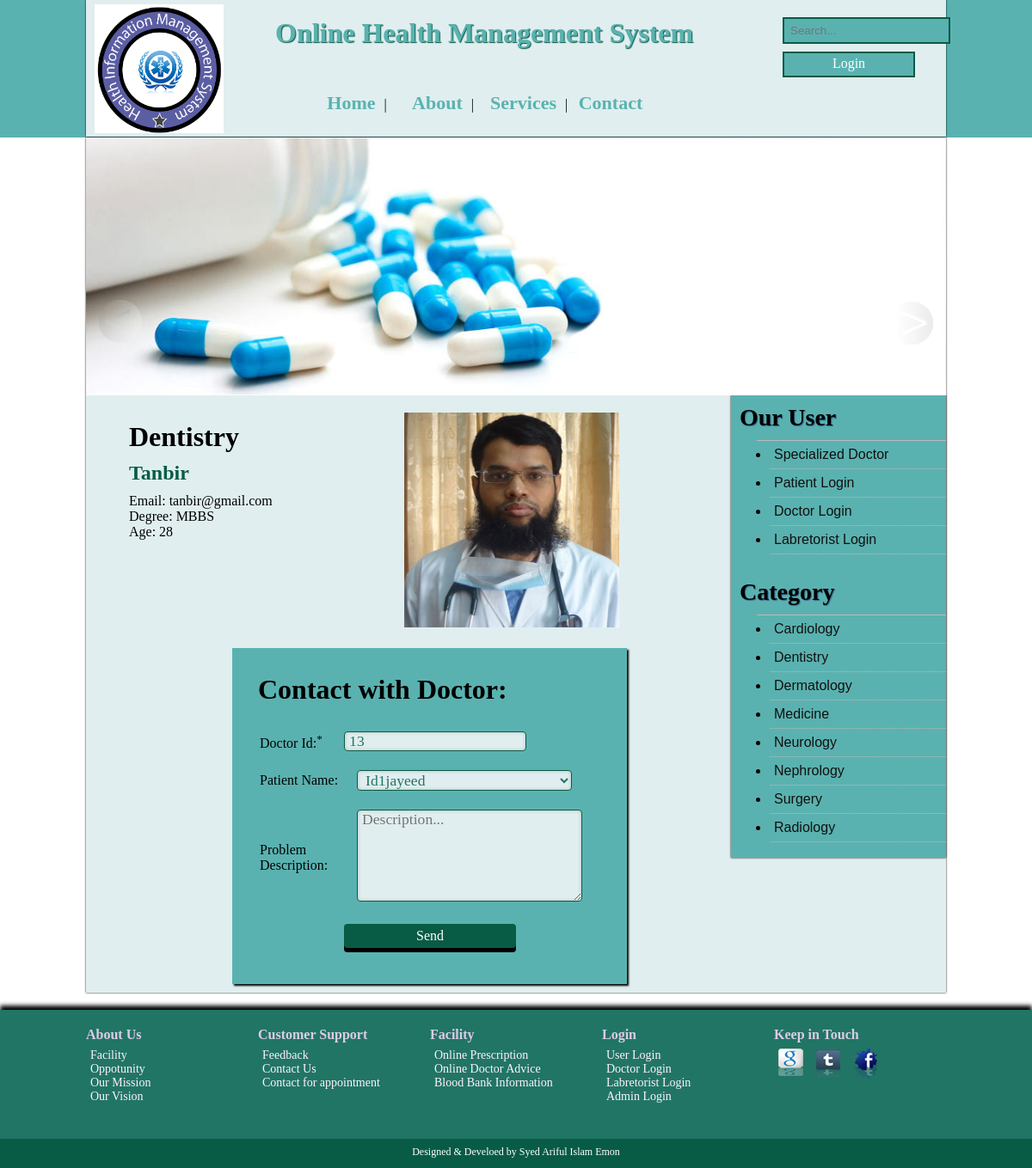
The app's page /?h=patient_to_doctor&did=13 with its own data.
### tables this page shows
CREATE TABLE IF NOT EXISTS `category_tbl` (
  `cid` int(10) NOT NULL AUTO_INCREMENT,
  `cname` varchar(20) NOT NULL,
  PRIMARY KEY (`cid`)
);

CREATE TABLE IF NOT EXISTS `doctor_tbl` (
  `did` int(20) NOT NULL AUTO_INCREMENT,
  `dname` varchar(20) NOT NULL,
  `email` varchar(20) NOT NULL,
  `age` varchar(20) NOT NULL,
  `degree` varchar(20) NOT NULL,
  `cname` varchar(20) NOT NULL,
  `password` varchar(20) NOT NULL,
  `create_date` datetime NOT NULL,
  `image_path` varchar(30) NOT NULL,
  PRIMARY KEY (`did`)
);

### layout/patient_to_doctor.php (the view, shortened to what this page needs)
<?php
$p=@$_GET['did'];
$sql="SELECT dname,email,degree,doctor_tbl.cname as 'Category',image_path,create_date,did,age FROM doctor_tbl INNER JOIN category_tbl on doctor_tbl.cname=category_tbl.cname  where doctor_tbl.did={$p}";
$query=mysql_query($sql);
$info=mysql_fetch_assoc($query);
?>
	<div id="dimg" class="fRight">
		<span class='zoom' id='ex1'>
		 	<img src="<?php echo "images/doctor/".$info['image_path']; ?>" alt="shart" width="250px" height="250px" >
		</span>
	</div>
	<div id="pContent" class="fLeft">
		<div id="pdetaliHead">
		<h1><?php echo $info['Category']; ?> </h1>
			<h2><?php echo $info['dname']; ?> </h2>
			<div class="price">Email: <?php echo $info['email']; ?></div>
			<div class="price">Degree: <?php echo $info['degree']; ?></div>
			<div class="price">Age: <?php echo $info['age']; ?></div>
		</div>
	</div>
		<div class="fLeft">
		<form action="" method="post" enctype="multipart/form-data" id="contact_form" >
		<h1>Contact with Doctor:</h1><br />
			<table>
				<tr>
					<td><label for="did">Doctor Id:<sup>*</sup></label></td>
					<td><input type="text" id="did" class="input"  name="did"  required autofocus  value="<?php echo $info['did']; ?>"></td>
				</tr>
				<tr>
					<td><label for="pname">Patient Name:</label></td>
					<td>
					<select id="pname"  class="input" name="pname">
						<?php
							$sql="SELECT * from registration_tbl";
							$query=mysql_query($sql);
							while($row=mysql_fetch_row($query)){
								echo '<option value="'. $row[1].'">'.Id.$row[0] .$row[1].'</option>';
							}
						?>
						</select>
					</td>
				</tr>
				<tr>
					<td><label>Problem<br /> Description:</label></td>
					<td><textarea type="text" name="description"  class="input" style="hight: 30px;" rows="5"  required autofocus placeholder="Description..." rows="10" tabindex="5"></textarea></td>
				</tr>
				<tr>
					<td >&nbsp;</td>
					<td><input type="submit" name="submit" class="input" id="" value="Send"></td>
				</tr>
			</table>
		</form>
		</div>
	</body>
</html>

### layout/header.php (shortened to what this page needs)
<!DOCTYPE html>
<html>
	<head>
		<link rel="stylesheet" type="text/css" href="css/style.css">
		<link rel="stylesheet" type="text/css" href="css/sty.css">
	</head>
	<body>
		<header>
			<div class="siteWrapper">
				<div class="fLeft" id="logo">
					<a href="index.php"><img src="images/logo.png" height="150px" width="150px"></a>
				</div>
				<div class="fLeft">
					<h1 id="head">Online Health Management System</h1>
					<div id="MainMenu">
					<ul>
                        <li><a href="index.php">Home</a>| </li>
                        <li><a href="?h=about">About</a>| </li>
                        <li><a href="?h=service">Services</a>| </li>
                        <li><a href="?h=contact">Contact</a></li>
					</ul>
				</div>
				</div>
				<div class="fLeft" id="rightHeader">
					<div id="search">
						<form action="?h=search" method="post" enctype="multipart/form-data" id="searchBox">
							<input type="text" name="searchText" id="searchText" placeholder="Search..." class="fLeft" />
						</form>
						<div id="login">
							<a  href="?h=login">Login</a>
						</div>
					</div>
				</div>
			</div>
		</header>
		<div class="siteWrapper">
			<div id="bannerArea">
				<img src="img.jpg" id="img" height="300px" width="1000px">
				<div id="left_holder">
					<img onclick="slide(-1)" class="left"src="images/left.jpg"  height="295px" width="1000px" >
				</div>
				<div id="right_holder">
					<img onclick="slide(-1)" class="right" src="images/right.jpg"  height="295px" width="1000px" >
				</div>
			</div>
		</div>
		<div class="siteWrapper">
			<div class="fRight" id="sitebar">
				<h3>Our User</h3>
					<ul class="sidemenu">
						<li><a href="?h=doctor">Specialized Doctor</a></li>
						<li><a href="?h=login">Patient Login</a></li>
						<li><a href="?h=doctorlogin">Doctor Login</a></li>
						<li><a href="?h=lab_reg">Labretorist Login</a></li>
					</ul>
					<br />
					<h3>Category</h3>
					<ul  class="sidemenu">
						<?php
						$sql="SELECT * from category_tbl";
						$query=mysql_query($sql);
						while($row=mysql_fetch_row($query)){
							echo '<li><a href="?h=categorywise&cat='.$row[0].'">'.$row[1].'</a></li>';
							}
						?>
					</ul>
					<br />
			</div>
			<div class="fLeft" id="content">

### css/style.css (style rules this page uses)
* { margin: 0; padding: 0; }
a { text-decoration: none; }
input { margin: 0; }
.siteWrapper { width: 1000px; margin: 0 auto;background: #E0EEEF;box-shadow: 0 0 2px #000; }
.fLeft { float: left; }
.fRight { float: right; }
body { background: #fff; }
header { background: #5AB2B0;height: 160px; }
#logo { width: 180px;padding: 5px 0 0 10px; }
#head { color: #5AB2B0;text-shadow:1px 1px 1px #085B45;margin: 20px 0 0 30px;width: 560px; }
#MainMenu ul { margin: 50px 0 0 70px; }
#MainMenu ul li { list-style: none;float: left;width: 100px;text-align: center; }
#MainMenu ul li a { text-decoration: none;font-size: 22px;padding: 0 10px;color: #5AB2B0;font-weight: bold; }
#search { height: 25px;width: 180px;color: #fff;margin:20px 0 20px 30px;float: right; }
#search form#searchBox { color: #fff;width: 150px; }
#search form input { background:#5AB2B0;padding:6px 7px;border: 2px solid #085B45;color: #fff; }
#login { border: 2px solid #085B45;margin: 40px 30px 0 0px;padding-top: 3px; width: 150px;height: 23px;background: #5AB2B0;text-align: center; }
#login a { padding:5px 20px;text-align: center;color: #fff; }
#content { width: 700px;padding-left: 20px; }
#sitebar { width: 250px;background: #5AB2B0;height: auto;box-shadow:0 0 2px #000; }
#sitebar h3 { margin: 10px ;font-size: 28px;text-shadow:1px 1px 1px #326791; }
ul.sidemenu { margin: 0 0 0 30px; padding:0; font-family: 'Sans-serif', Sans-serif, Sans-serif; border-top: 1px solid #bbb; }
ul.sidemenu li { padding: 7px 0; border-bottom: 1px dotted #bbb; list-style-image:url('../images/bullet.png'); margin-left: 15px; }
ul.sidemenu li a { color: #111;padding-left: 5px;text-decoration: none; }
#bannerArea { height: 300px; position: relative; z-index: 10; }
#left_holder { height: 315px; width: 915px; position: absolute; left: 15px; top: 0; }
#right_holder { height: 318px; width: 915px; position: absolute; right: 15px; top: 0; }
.left { height: 50px; width: 50px; position: absolute; top: 60%; left: 0; }
.right { height: 50px; width: 50px; position: absolute; top: 60%; right: 0; }
#content h2 { padding: 10px 0;color: #085B45; }
#content form { margin: 20px 0 10px 20px; }
#content form input { margin: 10px 5px;width: 200px;background: silver; }
.input { border:0; padding:0 5px ; font-size:1.1em; font-family:"Sans-serif"; color:#217565; border:solid 1px #085B45; margin:10px 20px; background: #E0EEEF !important; width:250px; -moz-box-shadow: inset 0 0 4px rgba(0,0,0,0.2); -webkit-box-shadow: inset 0 0 4px rgba(0, 0, 0, 0.2); box-shadow: inner 0 0 4px rgba(0, 0, 0, 0.2); -webkit-border-radius: 3px; -moz-border-radius: 3px; border-radius: 4px; }
input[type="submit"] { border: 0; background: #085B45 !important; border-radius: 4px; box-shadow: 0 5px 0 #000; color: #fff; cursor: pointer; font: inherit; margin: 0; outline: 0; padding: 5px 20px; transition: all .1s linear; margin-left: 20px; }
#dimg { padding: 20px 100px 0 0; }
#pContent { padding: 30px 0 0 30px; }
form#contact_form { background: #5AB2B0;padding: 30px;margin-left: 150px;box-shadow: 2px 2px 2px #000; }

### css/sty.css (style rules this page uses)
* { border:0; margin:0; padding:0; }
.zoom { display:inline-block; position: relative; }
.zoom:after { content:''; display:block; width:33px; height:33px; position:absolute; top:0; right:0; background:url(icon.png); }
.zoom img { display: block; }

### records on screen
category_tbl: cname "Cardiology"
category_tbl: cname "Dentistry"
category_tbl: cname "Dermatology"
category_tbl: cname "Medicine"
category_tbl: cname "Neurology"
category_tbl: cname "Nephrology"
category_tbl: cname "Surgery"
category_tbl: cname "Radiology"
doctor_tbl: image_path (picture), cname "Dentistry", dname "Tanbir", email "tanbir@gmail.com", degree "MBBS", age "28", did "13"

### other values on screen
form field pname "Id1jayeed"
